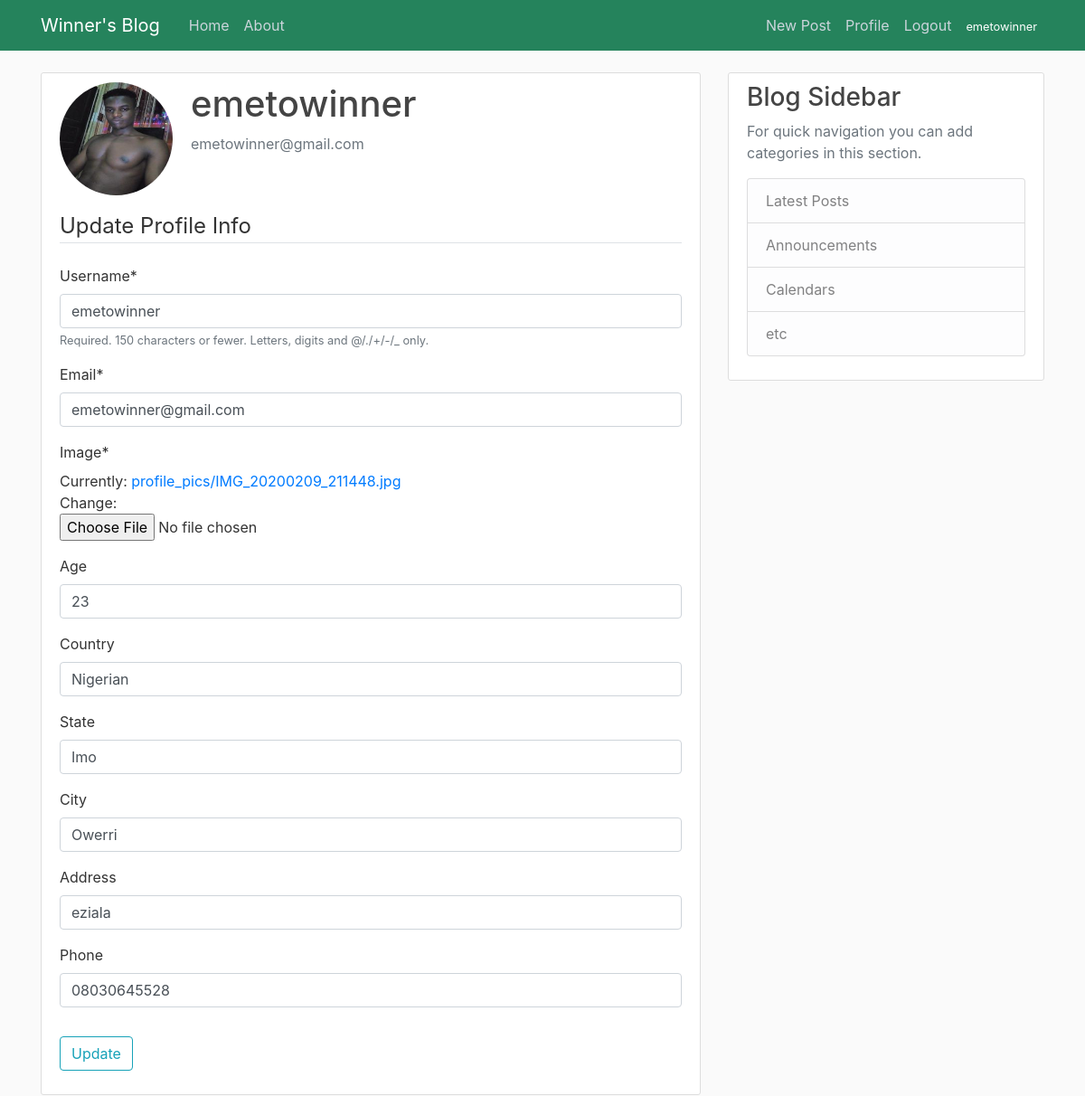
/profile/ (signed in), run on the app's committed database.
### users/models.py (models this page shows, shortened)
class Profile(models.Model):
    age = models.IntegerField(blank=True, null=True)
    country = models.CharField(blank=True, max_length=100)
    state = models.CharField(blank=True, max_length=100)
    city = models.CharField(blank=True, max_length=100)
    address = models.CharField(blank=True, max_length=200)
    phone = models.CharField(blank=True, max_length=100)
    image = models.ImageField(default='default.jpg',upload_to='profile_pics')
    user = models.OneToOneField(User,on_delete=models.CASCADE)

### users/views.py (the view)
# urls.py: path('profile/', users_views.profile,name='profile'),
@login_required(login_url='login')
def profile(request):
    if request.method == 'POST':
        u_form = UserUpdateForm(request.POST, instance=request.user)
        p_form = ProfileUpdateForm(request.POST,request.FILES, instance=request.user.profile)
        if u_form.is_valid() and p_form.is_valid():
            u_form.save()
            p_form.save()
            messages.success(request,'Your profile has been updated!')
            return redirect('profile')
        else:
            messages.error(request,'something went wrong! form not valid')
            context = {
                'u_form':u_form,
                'p_form':p_form,
            }
            return render(request,'users/profile.html',context)
    else:
        u_form = UserUpdateForm(instance=request.user)
        p_form = ProfileUpdateForm(instance=request.user.profile)
        context = {
            'title':'Profile',
            'u_form':u_form,
            'p_form':p_form,
        }
        return render(request,'users/profile.html',context)

### users/forms.py
class UserUpdateForm(forms.ModelForm):
    email = forms.EmailField()
    class Meta:
        model = User
        fields = ['username','email',]

class ProfileUpdateForm(forms.ModelForm):
    class Meta:
        model = Profile
        fields = ['image','age','country','state','city','address','phone']

### users/templates/users/profile.html (shortened to what this page needs)
{% extends 'home/base.html' %}
{% load crispy_forms_tags %}
{% block content %}
<div class="content-section">
    <div class="media">
        <img class="rounded-circle account-img" src="{{ user.profile.image.url }}">
        <div class="media-body">
            <h2 class="account-heading">{{ user.username }}</h2>
            <p class="text-secondary">{{ user.email }}</p>
        </div>
    </div>
    <form method="POST" enctype="multipart/form-data">
        <fieldset class="form-group">
            <legend class="border-bottom mb-4">Update Profile Info</legend>
            {{ u_form|crispy }}
            {{ p_form|crispy }}
        </fieldset>
        <div class="form-group">
            <button class="btn btn-outline-info" type="submit">Update</button>
        </div>
    </form>
</div>
{% endblock content %}

### home/templates/home/base.html (shortened to what this page needs)
{% load static %}
<!DOCTYPE html>
<html>
<head>
    <link rel="stylesheet" href="{% static 'home/css/bootstrap.min.css' %}">
    <link rel="stylesheet" type="text/css" href="{% static 'home/css/main.css' %}">
</head>
<body>
    <header class="site-header">
        <nav class="navbar navbar-expand-md navbar-dark bg-steel fixed-top">
            <div class="container">
                <a class="navbar-brand mr-4" href="{% url 'home' %}">Winner's Blog</a>
                <div class="collapse navbar-collapse" id="navbarToggle">
                    <div class="navbar-nav mr-auto">
                        <a class="nav-item nav-link" href="{% url 'blog' %}">Home</a>
                        <a class="nav-item nav-link" href="{% url 'about' %}">About</a>
                    </div>
                    <div class="navbar-nav">
                        {% if user.is_authenticated %}
                        <a class="nav-item nav-link" href="{% url 'post' %}">New Post</a>
                        <a class="nav-item nav-link" href="{% url 'profile' %}">Profile</a>
                        <a class="nav-item nav-link" href="{% url 'logout' %}">Logout</a>
                        <a class="nav-item nav-link text-white" href="{% url 'user-post' user.username %}"><small>{{ user.username }}</small></a>
                        {% else %}
                        <a class="nav-item nav-link" href="{% url 'login' %}">Login</a>
                        <a class="nav-item nav-link" href="{% url 'register' %}">Register</a>
                        {% endif %}
                    </div>
                </div>
            </div>
        </nav>
    </header>
    <main role="main" class="container">
        <div class="row">
            <div class="col-md-8">
                {% block content %}{% endblock %}
            </div>
            <div class="col-md-4">
                <div class="content-section">
                    <h3>Blog Sidebar</h3>
                    <p class='text-muted'>For quick navigation you can add categories in this section.
                        <ul class="list-group">
                            <li class="list-group-item list-group-item-light">Latest Posts</li>
                            <li class="list-group-item list-group-item-light">Announcements</li>
                            <li class="list-group-item list-group-item-light">Calendars</li>
                            <li class="list-group-item list-group-item-light">etc</li>
                        </ul>
                    </p>
                </div>
            </div>
        </div>
    </main>
</body>
</html>

### home/static/home/css/main.css (style rules this page uses)
body { background: #fafafa; color: #333333; margin-top: 5rem; }
h1, h2, h3, h4, h5, h6 { color: #444444; }
ul { margin: 0; }
.bg-steel { background-color: #25835c; }
.site-header .navbar-nav .nav-link { color: #cbd5db; }
.content-section { background: #ffffff; padding: 10px 20px; border: 1px solid #dddddd; border-radius: 3px; margin-bottom: 20px; }
.account-img { height: 125px; width: 125px; margin-right: 20px; margin-bottom: 16px; }
.account-heading { font-size: 2.5rem; }

### data on the page
Profile: age "23", country "Nigerian", state "Imo", city "Owerri", address "eziala", phone "08030645528"

### other printed values
{{ user.username }} "emetowinner"
{{ user.email }} "emetowinner@gmail.com"
